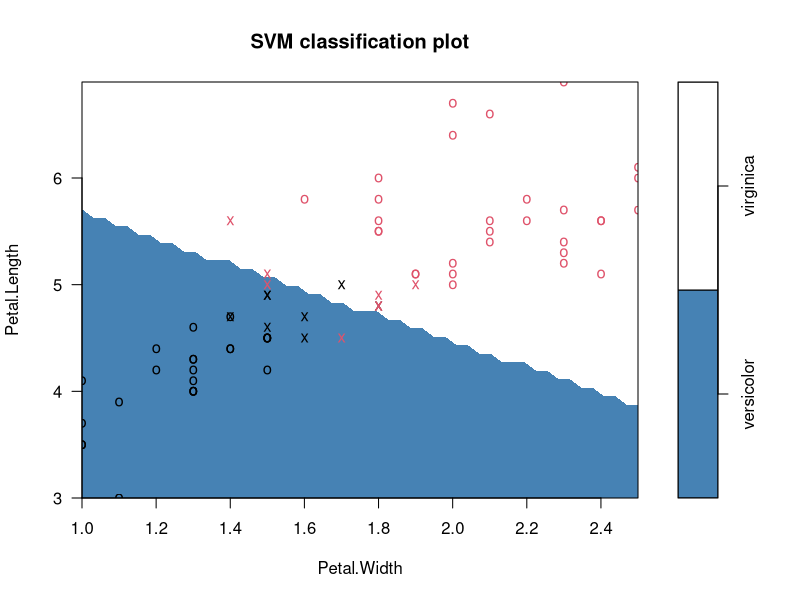

The R source for this figure:
# Lab 6 - Support Vector Machine

# Install Libraries
install.packages("e1071")
library(e1071)

# Load the data
data(iris)

# Create a subset with only versicolor and virginica species
iris1 <- subset(iris, Species != "setosa")

# Check the levels of Species in Iris2
levels(iris$Species)
# [1] "setosa"     "versicolor" "virginica" 

# Remove the unused "Setosa" level and keep only versicolor and verginica
iris1$Species <- factor(iris1$Species, levels = c("versicolor", "virginica"))

# Set seed to ensure reproducdible results
set.seed(650)

# Calculate 70% * rows
sample_size <- floor(0.7 * nrow(iris1))

# Get the data frame indices of our random sample
training_index <- sample(nrow(iris1), size = sample_size)

# Get the rows by the index from sample
train <- iris1[training_index,]

# Get the rows not in the index
test <- iris1[-training_index,]

# Build model
svm_model <-svm(Species ~., data=train, method="C-classification", kernel="linear")

# Show details of the SVM
summary(svm_model)
# Call:
# svm(formula = Species ~ ., data = train, method = "C-classification", 
#     kernel = "linear")
# Parameters:
#   SVM-Type:  C-classification 
# SVM-Kernel:  linear 
# cost:  1 
# Number of Support Vectors:  12
# ( 6 6 )
# Number of Classes:  2 
# Levels: 
#   versicolor virginica

# Evaluate the model
iris.pred <-predict(svm_model, test)

# Results
results <- data.frame(actual = test[,'Species'], predicted = iris.pred)
table(results)
# predicted
# actual       versicolor virginica
# versicolor         16         2
# virginica           0        12

# Calculate overall accuracy
results$Correct <- ifelse(results$actual == results$predicted, 1, 0)
sum(results$correct)/nrow(results)
# [1] 0.9333333

# Visualize the SVM results
iris2 = iris1[,c(3,4,5)]
train2 <- iris2[training_index,]
svm_model2 <-svm(Species ~., data=train2, method="C-classification", kernel="linear")
plot(svm_model2, train2, col = c("steelblue","white"))
